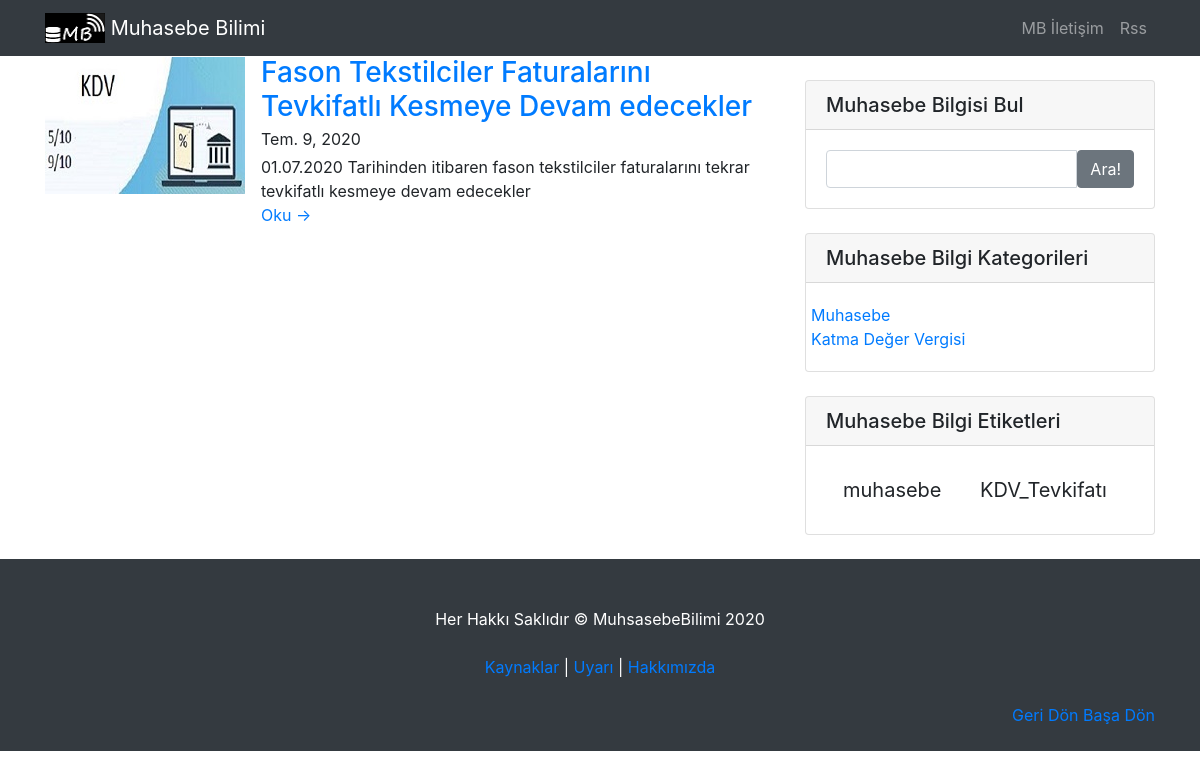
/?c=Katma+Değer+Vergisi, run on the app's committed database.
### blog/models.py (models this page shows, shortened)
class Blog(models.Model):
    objects = models.Manager()      # varsayılan model yöneticisi
    konu = models.CharField(max_length=90, verbose_name="Başlık")
    altkonu_image = models.ImageField(upload_to='images/altkonu/', null = True, blank = True, verbose_name="alt başlık Fotoğraf Ekleyin", height_field = None, width_field = None, max_length = 100,)#resim olmasa bile ekleme yapar
    slug = models.SlugField(max_length=90, unique=True, null=False)
    alt_konu = models.CharField(
        max_length=150, verbose_name="Alt_Başlık", null=True, blank=True,)
    metin = RichTextUploadingField()
    category = models.ForeignKey(
        Category, on_delete=models.SET_NULL, null=True)
    tags = TaggableManager()
    yayinlanma_tarihi = models.DateTimeField(
        auto_now_add=True, verbose_name="Oluşturulma Tarihi")
    yazar = models.ForeignKey(
        "auth.User", on_delete=models.CASCADE, verbose_name="Yazar", null=True, blank=True,)
    class Meta:
        ordering = ['-yayinlanma_tarihi']  # yayınlanma tarihine göre sırala
    def get_absolute_url(self):
        return reverse('blog', kwargs={'slug': self.slug})

class Category(models.Model):
    name = models.CharField(max_length=31)

### blog/views.py (the view)
# urls.py: path('', BlogPageView.as_view(), name="index" ),
class BlogPageView(TagMixin, ListView):
    allow_empty = True
    model = Blog
    template_name = 'index.html'
    paginate_by = 10
    make_object_list = True
    queryset = Blog.objects.all()
    ordering = ['-yayinlanma_tarihi']
    context_object_name = 'blog'
    def get_queryset(self):
        posts = Blog.objects.order_by('-yayinlanma_tarihi')
        category = self.request.GET.get('c', '')
        if category:
            category_obj = Category.objects.get(name=category)
            posts = posts.filter(category=category_obj)
        return posts

### blog/context_processor.py (called while the page is built)
def sidebar_context(request):
    return {
        'categories': get_categories(request),
    }

def get_categories(request):
    return [c for c in Category.objects.all()]

### blog/views.py (called while the page is built)
    def get_context_data(self, **kwargs):
        context = super(TagMixin, self).get_context_data(**kwargs)
        context['tags'] = Tag.objects.all()
        return context

### templates/index.html (shortened to what this page needs)
{% extends 'base.html' %}
{% block content %}
<div class="col-md-8">
	{% for blog in object_list %}
	<div class="media">
		{% if blog.altkonu_image %}
		<a href="{{ blog.get_absolute_url }}">
			<img class="mr-3 img-fluid post-thumb d-none d-md-flex" src="{{ blog.altkonu_image.url }}"
				title="{{blog.konu}}" alt="{{blog.konu}} resmi">
		</a>
		{% endif %}
		<div class="media-body">
			<h3 class="title mb-1"><a href="{{ blog.get_absolute_url }}">{{ blog.konu }}</a></h3>
			<div class="meta mb-1"><span class="date">{{ blog.yayinlanma_tarihi.date }}</span></div>
			<div class="intro">{{ blog.alt_konu }}</div>
			<a class="more-link" href="{{ blog.get_absolute_url }}">Oku &rarr;</a>
		</div>
	</div>
	{% endfor %}
</div>
{% endblock content %}

### templates/widget.html
{% load static %}
{%	block content %}
      <div class="col-md-4">
        <div class="card my-4">
          <h5 class="card-header">Muhasebe Bilgisi Bul</h5>
          <div class="card-body">
		  <form action="{% url 'search_results' %}" method="GET" role="search">
            <div class="input-group">
				<input type="text" name="q" class="form-control" value='{{ request.GET.q }}' type="submit">
				 <span class="input-group-btn">
					<button class="btn btn-secondary" type="submit">Ara!</button>
				</span>
            </div>
			</form>
          </div>
        </div>
        <div class="card my-4">
          <h5 class="card-header">Muhasebe Bilgi Kategorileri</h5>
          <div class="card-body">
            <div class="row">
                <ul class="list-unstyled mb-0">
                  {% block sidebar %}
                    <li>
                    {% for c in categories %}
                    <a href="{% url 'set_cat' c.name %}">{{ c.name }}</a>
                    <br>
                    {% empty %}
                      <p>No categories yet..</p>
                    {% endfor %}
                    </li>
                  {% endblock %}
                </ul>
            </div>
          </div>
        </div>
        <div class="card my-4">
          <h5 class="card-header">Muhasebe Bilgi Etiketleri</h5>
          <div class="card-body">
            {% for tag in tags %}
            <a class="btn btn-default btn-lg tag-btn" href="{% url 'tagged' tag.slug %}">{{ tag.name }}</a>
            {% empty %}
            <h3>No Tags<h3>
          {% endfor %}
          </div>
        </div>
      </div>
{%	endblock content %}

### static/css/blog-home.css (style rules this page uses)
body { padding-top: 56px; }

### data on the page
Blog: altkonu_image (picture), konu "Fason Tekstilciler Faturalarını Tevkifatlı Kesmeye Devam edecekler", yayinlanma_tarihi "Tem. 9, 2020", alt_konu "01.07.2020 Tarihinden itibaren fason tekstilciler faturalarını tekrar tevkifatlı kesmeye devam edecekler"
Category: name "Muhasebe"
Category: name "Katma Değer Vergisi"
Tag: name "muhasebe"
Tag: name "KDV_Tevkifatı"
